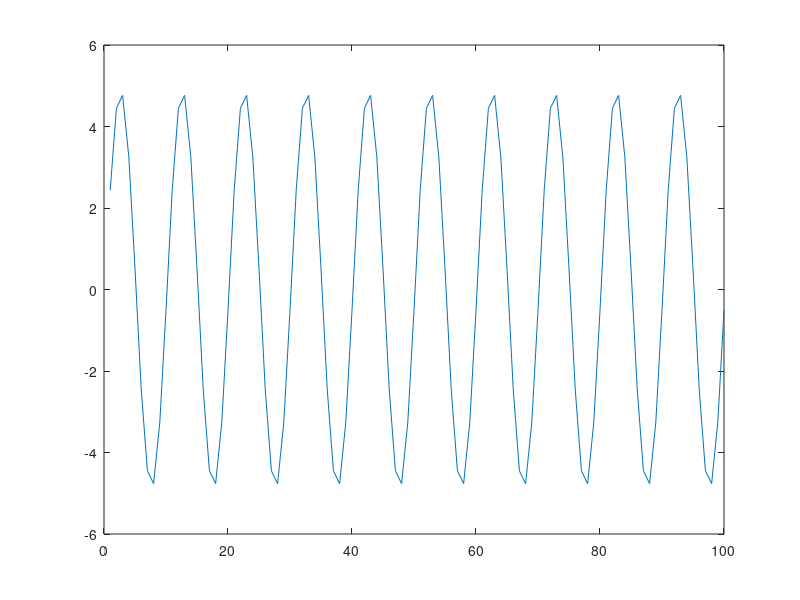
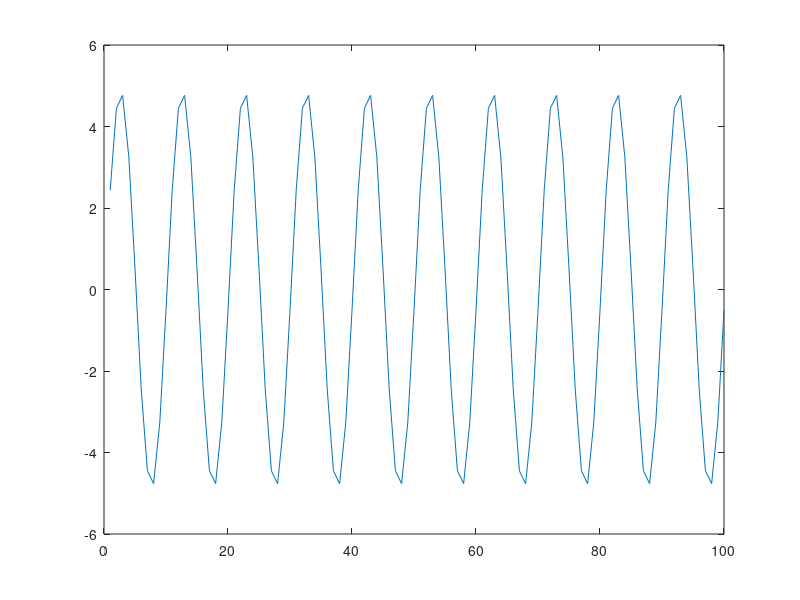

These figures' MATLAB source, in order:
clc;
clear all;
close all;
f=300;
f1=200;
fs=10*f;
N=1000;
n=0:1:N-1;
k=0:1:N-1;
k=0:1:N-1;
x=cos(2*pi*f*n/fs);
x1=cos(2*pi*f1*n/fs);
LHS=cconv(x,x1,N);
RHS=ifft(fft(x).*fft(x1))
figure;
plot(real(LHS(1:100)));
figure;
plot(real(RHS(1:100)));